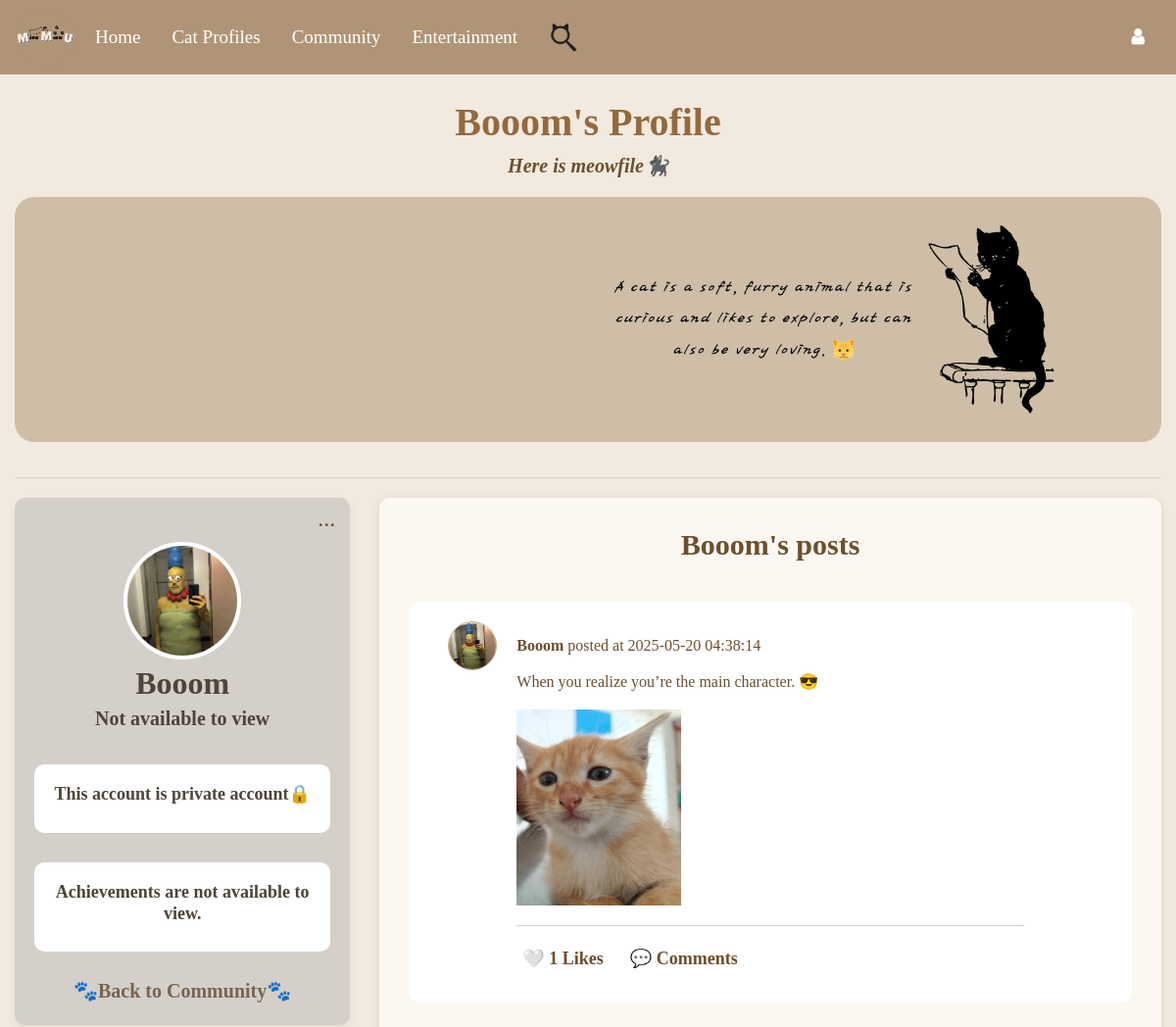
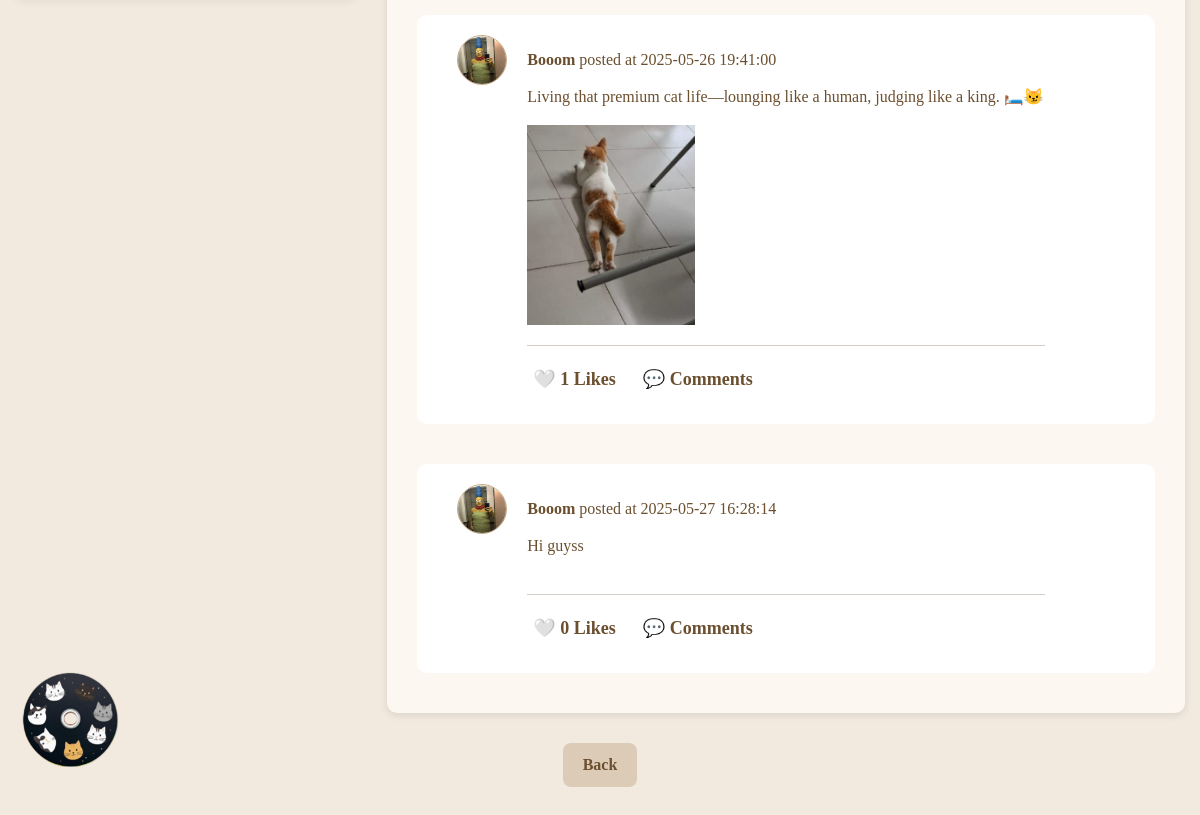
Page /profile/6 (signed in) on the committed database (2 pictures, top to bottom).
### Website/models.py (models this page shows)
class User(db.Model, UserMixin):
    id = db.Column(db.Integer, primary_key=True)
    email = db.Column(db.String(150), unique=True, nullable=False)
    ps = db.Column(db.String(150), nullable=False)
    Name = db.Column(db.String(150), nullable=False)
    secret_answer = db.Column(db.String(150), nullable=False)
    notes = db.relationship("Note", backref="user", lazy=True, cascade="all, delete-orphan")
    stories = db.relationship("Story", backref="owner", lazy=True, cascade="all, delete-orphan")
    reports_made = db.relationship(
        "Report",
        back_populates="reporting_user",
        lazy=True,
        cascade="all, delete-orphan",
        foreign_keys="[Report.user_id]"
    )
    reports_received = db.relationship(
        "Report",
        back_populates="reported_user_profile",
        lazy=True,
        foreign_keys="[Report.user_profile_id]"
    )
    status = db.Column(db.String(100)) #user profile part
    birthday = db.Column(db.Date)
    mbti = db.Column(db.String(50))
    hobby = db.Column(db.String(100))
    bio = db.Column(db.Text)
    profile_picture = db.Column(db.String(255), default="default_profilepic.png")
    cover_photo = db.Column(db.String(255), default="default_cover.png")
    role = db.Column(db.String(50), default='user', nullable=False)
    level1_completed = db.Column(db.Boolean, default=False)
    privacy = db.Column(db.String(50), default="Public", nullable=False)

### tables this page shows
CREATE TABLE "post" (
	"post_id"	INTEGER,
	"user_id"	INTEGER,
	"content"	TEXT,
	"media_type"	TEXT,
	"media_url"	TEXT,
	"created_at"	TIMESTAMP DEFAULT CURRENT_TIMESTAMP,
	"updated_at"	TIMESTAMP DEFAULT CURRENT_TIMESTAMP,
	"cat_hashtag"	TEXT,
	PRIMARY KEY("post_id"),
	FOREIGN KEY("user_id") REFERENCES "user"("id") ON DELETE CASCADE
);

### Website/auth.py (the view)
@auth.route('/profile/<int:user_id>')
def view_user_profile(user_id):
    if not current_user.is_authenticated:
        flash("You must be logged in to view profile!", category="error")
        return redirect(url_for('auth.login'))
    conn = get_db_connection()
    cursor = conn.cursor()
    cursor.execute("""
        SELECT id, name, profile_picture, cover_photo, status, birthday, mbti, hobby, bio, privacy
        FROM user WHERE id = ?
    """, (user_id,))
    profile_owner = cursor.fetchone()
    if not profile_owner:
        flash("User profile not found!", category="error")
        return redirect(url_for('community.community_feature'))
    cursor.execute("""
        SELECT post.*,
            (SELECT COUNT(*) FROM likes WHERE likes.post_id = post.post_id) AS like_count
        FROM post
        WHERE post.user_id = ?
        ORDER BY like_count DESC
    """, (user_id,))
    posts = cursor.fetchall()
    cursor.execute("""
        SELECT b.name, b.description, b.icon
        FROM badge b
        JOIN user_badge ub ON b.id = ub.badge_id
        WHERE ub.user_id = ?
    """, (user_id,))
    badges = cursor.fetchall()
    conn.close()
    return render_template("view_user_profile.html", profile_owner=profile_owner, posts=posts, badges=badges, user=current_user)

### Website/community.py (called while the page is built)
def get_db_connection():
    db_path = os.path.join(os.path.dirname(__file__), '..', 'instance', 'datebase.db')
    db_path = os.path.abspath(db_path)
    conn = sqlite3.connect(db_path)
    conn.row_factory = sqlite3.Row
    return conn

### Website/templates/view_user_profile.html (shortened to what this page needs)
{% extends "base.html" %}
{% block content %}
<h1 style="font-size: 40px; font-weight: bold; text-align: center; padding-top: 25px; color: #94693e;">
  {{ profile_owner.name }}'s Profile
</h1>
<h5 style="font-size: 20px; font-weight: bold; text-align: center; margin-top: 5px; margin-bottom: 20px; color: #6b4f2f; font-style: italic;">
  Here is meowfile🐈‍⬛
</h5>
{% if profile_owner.cover_photo %}
<img style="margin-bottom: 20px;" src="{{ url_for('static', filename='Userprofile/' ~ profile_owner.cover_photo) }}"
  alt="Cover Photo" class="cover-photo"
  onclick="toggleModal('{{ url_for('static', filename='Userprofile/' ~ profile_owner.cover_photo) }}')">
{% else %}
<img style="margin-bottom: 20px;" src="{{ url_for('static', filename='Userprofile/default_cover.png') }}"
  alt="Cover Photo" class="cover-photo"
  onclick="toggleModal('{{ url_for('static', filename='Userprofile/default_cover.png') }}')">
{% endif %}
<hr>
<div class="main-content-row">
  <div class="profile-section">
    {% if user.is_authenticated %}
    <div class="menu-container" tabindex="0">
      <span class="dots">...</span>
    </div>
    {% endif %}
    <div class="profile-header">
      {% if profile_owner.profile_picture %}
      <img src="{{ url_for('static', filename='Userprofile/' ~ profile_owner.profile_picture) }}" alt="Profile Picture"
        class="profile-picture"
        onclick="toggleModal('{{ url_for('static', filename='Userprofile/' ~ profile_owner.profile_picture) }}')">
      {% else %}
      <img src="{{ url_for('static', filename='Userprofile/default_profilepic.png') }}" alt="Profile Picture"
        class="profile-picture"
        onclick="toggleModal('{{ url_for('static', filename='Userprofile/default_profilepic.png') }}')">
      {% endif %}
      <div class="profile-info">
        <h2>{{ profile_owner.name }}</h2>
        {% if profile_owner.privacy == "Private" and current_user.role != "admin" and current_user.id !=
        profile_owner.id %}
        <h5>Not available to view</h5>
        {% else %}
        <h5>Status: {{ profile_owner.status }}</h5>
        {% endif %}
      </div>
    </div>
    <div class="profile-details">
      {% if profile_owner.privacy == "Private" and current_user.role != "admin" and current_user.id != profile_owner.id
      %}
      <h5 style="text-align: center;"><b>This account is private account🔒</b></h5>
      {% endif %}
    </div>
    <div class="badge-display">
      {% if profile_owner.privacy == "Private" and current_user.role != "admin" and current_user.id != profile_owner.id
      %}
      <h5 style="font-weight: bold; font-size: 18px;">Achievements are not available to view.</h5>
      {% endif %}
    </div>
    <div class="back-community">
      <a onclick="location.href='{{ url_for('community.community_feature') }}'">🐾Back to Community🐾</a>
    </div>
  </div>
  <div class="post-container">
    <h3 style="font-size: 30px; font-weight: bold; text-align: center; padding-top: 10px;">
      {{ profile_owner.name }}'s posts
    </h3>
    {% if posts %}
    {% for post in posts %}
    <div class="post" onclick="window.location.href='/post/{{ post.post_id}}'">
      <div class="post-info">
        <img class="post-profile-picture"
          src="{{ url_for('static', filename='Userprofile/' ~ profile_owner.profile_picture) if profile_owner.profile_picture else url_for('static', filename='Userprofile/default_profilepic.png') }}"
          alt="Avatar">
        <p><strong>{{ profile_owner.name }}</strong> posted at {{ post['created_at'] }}</p>
      </div>
      <div class="post-body">
        <p class="post-content">{{ post['content'] }}</p>
        <div class="media-grid">
          {% if post['media_url'] %}
          {% set media_list = post['media_url'].split(';') %}
          {% set max_show = 3 %}
          {% set total = media_list | length %}
          {% for media_url in media_list[:max_show] %}
          {% set ext = media_url.rsplit('.', 1)[1].lower() %}
          <div class="media-item">
            {% if ext in ['jpg', 'jpeg', 'png', 'gif'] %}
            <img src="{{ url_for('static', filename=media_url) }}" alt="Image">
            {% elif ext in ['mp4', 'mov', 'avi'] %}
            <video controls>
              <source src="{{ url_for('static', filename=media_url) }}" type="video/{{ ext }}">
            </video>
            {% endif %}
          </div>
          {% endfor %}
          {% endif %}
        </div>
        <div class="post-actions">
          <form id="like-form-{{ post['post_id'] }}"
            action="{{ url_for('community.like_post' if not post['liked_by_current_user'] else 'community.unlike_post', post_id=post['post_id']) }}"
            method="post" style="display:inline;">
            <button type="submit" class="post-action-button">
              {% if post['liked_by_current_user'] %}
              ❤️
              {% else %}
              🤍
              {% endif %}
              {{ post['like_count'] }} Likes
            </button>
          </form>
          <button class="post-action-button"
            onclick="event.stopPropagation(); window.location.href='/post/{{ post.post_id }}#comments'">
            💬 {{ post['comment_count'] }} Comments
          </button>
        </div>
      </div>
    </div>
    {% endfor %}
    {% else %}
    <h3>This user hasn't posted anything yet.</h3>
    {% endif %}
  </div>
</div>
<button class="back-button" onclick="history.back();">
  Back
</button>
{% endblock %}

### Website/templates/base.html (style rules this page uses)
body { background-color: #f9f4ef; }

### Website/templates/view_user_profile.html (style rules this page uses)
body { background-color: #f2eadf; font-family: 'Times New Roman'; margin-bottom: 30px; }
h2, h5, label { color: rgb(78, 68, 57); }
h3 { width: 100%; text-align: center; margin-bottom: 20px; }
.profile-header { position: relative; margin-bottom: 30px; margin-top: 25px; align-items: center !important; text-align: center !important; justify-content: center !important; }
.cover-photo { width: 100%; height: 250px; object-fit: cover; border-radius: 20px; transition: transform 0.3s ease-in-out, box-shadow 0.3s ease-in-out; cursor: pointer; }
.profile-picture { width: 120px; height: 120px; border-radius: 50%; object-fit: cover; border: 4px solid white; background: white; cursor: pointer; }
.profile-info { align-items: center !important; text-align: center !important; justify-content: center !important; color: #4e4439; }
.profile-info h2, .profile-info h5 { font-weight: bold; margin: 5px 0; }
.profile-details { width: 100%; height: 30%; margin-bottom: 10px; background: #ffffff; padding: 20px; border-radius: 10px; }
.profile-details h5 { font-size: 18px; }
.main-content-row { display: flex; flex-direction: row; gap: 30px; margin-top: 20px; }
.profile-section { width: 30%; background-color: #d4cfc9; padding: 20px; border-radius: 10px; box-shadow: 0 4px 10px rgba(0, 0, 0, 0.06); display: flex; flex-direction: column; align-items: center; height: 100%; position: relative; }
.post-container { width: 70%; padding: 20px 30px; background-color: #fcf7f1; color: #6b4f2f; border-radius: 10px; box-shadow: 0 2px 8px rgba(0, 0, 0, 0.1); display: flex; flex-direction: column; align-items: flex-start; }
.post { width: 100%; max-width: 1000px; min-height: 200px; margin: 20px 0; padding: 20px 20px 10px 20px; background-color: #ffffff; border-radius: 10px; overflow: hidden; cursor: pointer; display: flex; flex-direction: column; justify-content: space-between; }
.post-info { display: flex; align-items: center; justify-content: flex-start; margin-left: 20px; }
.post-info p { margin: 0; line-height: 1.2; }
.post-profile-picture { width: 50px; height: 50px; margin-right: 20px; border-radius: 50%; border: 1px solid #c8a786; }
.post-body { margin: 0 90px; }
.post-content { max-width: 100%; text-align: left; display: -webkit-box; -webkit-line-clamp: 3; -webkit-box-orient: vertical; overflow: hidden; text-overflow: ellipsis; }
.media-grid { display: grid; grid-template-columns: repeat(3, 1fr); gap: 8px; width: 100%; max-width: 600px; margin: 10px 0; }
.media-item { height: 200px; position: relative; overflow: hidden; background: #f0f0f0; }
.media-item img, .media-item video { position: absolute; top: 0; left: 0; width: 100%; height: 100%; object-fit: cover; }
.post-actions { margin: 20px 0; display: flex; align-items: center; justify-content: flex-start; gap: 15px; border-top: 1px solid #d7cfc7; }
.post-action-button { background: none; padding-top: 20px; border: none; color: #6b4f2f; cursor: pointer; font-weight: bold; font-size: 18px; }
.back-community { text-align: center; margin-top: 5px; }
.back-community a { font-size: 20px; color: rgb(120, 100, 80); font-weight: bold; text-decoration: none; transition: color 0.3s ease, transform 0.3s ease; display: inline-block; cursor: pointer; }
.badge-display { width: 100%; height: 100%; margin-top: 20px; margin-bottom: 20px; background: #ffffff; padding: 20px; border-radius: 10px; justify-content: center; align-items: center; text-align: center; }
.dots { font-size: 24px; cursor: pointer; color: #6b4f2f; }
.menu-container { position: absolute; top: 3px; right: 15px; }
.back-button { display: block; margin: 30px auto; padding: 10px 20px; background-color: #dccbb7; color: #6b4f2f; font-weight: bold; border: none; border-radius: 8px; cursor: pointer; text-align: center; text-decoration: none; }

### rows in the picture
User: name "Booom", cover_photo (placeholder picture), profile_picture (picture)
post: profile_picture (picture), created_at "2025-05-20 04:38:14", content "When you realize you’re the main character. 😎", media_url (picture), like_count "1"
post: profile_picture (picture), created_at "2025-05-26 19:41:00", content "Living that premium cat life—lounging like a human, judging like a king. 🛏️😼", media_url (picture), like_count "1"
post: profile_picture (picture), created_at "2025-05-27 16:28:14", content "Hi guyss", like_count "0"
